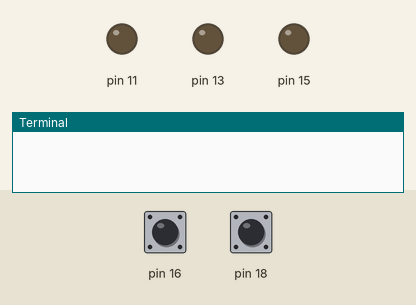
The program below on a simulated Raspberry Pi (header pin numbers). Parts: output pins drawn as LEDs (lit = HIGH), the last lines printed to the terminal. Inputs (shaded band) come from the test bench; at power-on: pin 16 HIGH, pin 18 HIGH.

Above: at 1.2 s.
1.3 s: pin 16 pulled LOW for 0.15 s
At 1.9 s:
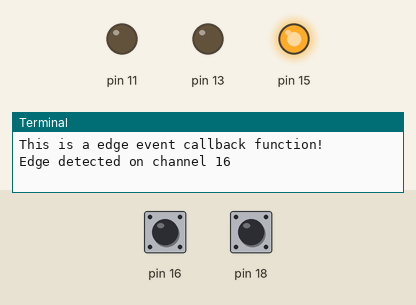
2.9 s: pin 16 pulled LOW for 1 s
At 3.2 s:
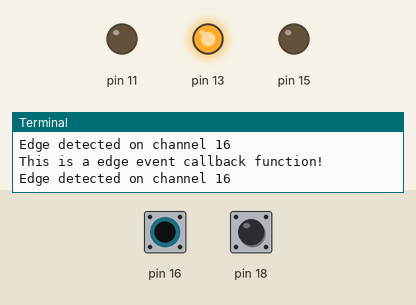
5.4 s: pin 16 pulled LOW for 0.15 s
At 6.4 s:
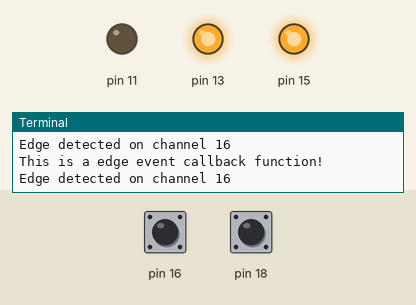
7.0 s: pin 16 pulled LOW for 3.2 s
At 7.7 s:
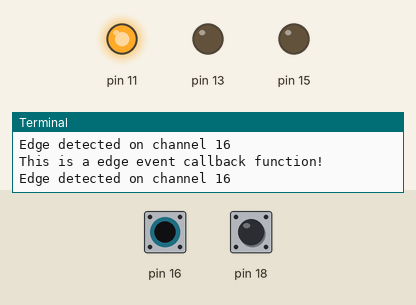
11.7 s: pin 16 pulled LOW for 0.15 s
At 12.3 s:
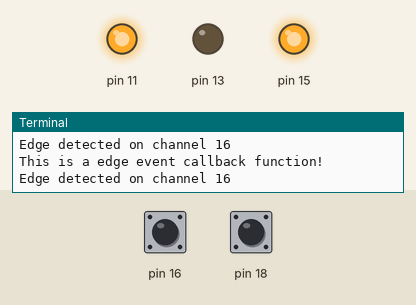
13.3 s: pin 16 pulled LOW for 1 s
At 13.6 s:
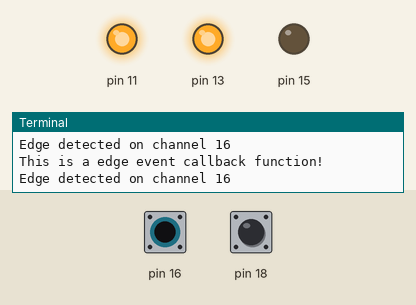
Timing chart, 0 to 16.3 s (numbered marks = the images above; inputs shaded):
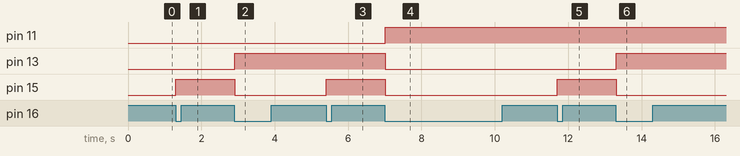

Measured:
- after the input at 1.3 s, pin 15: LOW → HIGH at once
- after the input at 2.9 s, pin 13: LOW → HIGH at once; pin 15: HIGH → LOW at once
- after the input at 5.4 s, pin 15: LOW → HIGH at once
- after the input at 7.0 s, pin 11: LOW → HIGH at once; pin 13, pin 15: HIGH → LOW at once
- after the input at 11.7 s, pin 15: LOW → HIGH at once
- after the input at 13.3 s, pin 13: LOW → HIGH at once; pin 15: HIGH → LOW at once

The program:

Git__Bash__and_GPIO.py
```python
#!/usr/bin/python3
"""
Names: <Tapiwa Matar>
Student Number: <MTRTAP003>
Prac: <Prac 1>
Date: <31/07/2019>
"""

# import Relevant Librares
import RPi.GPIO as GPIO
import itertools
import time

#definition
count =0 #count value to keep count of iterations
binn = list(itertools.product([0,1], repeat=3)) # list of binary numbers 0-7

#GPIO SETUP
GPIO.setmode(GPIO.BOARD) # sets GPIO to board
GPIO.setup(11, GPIO.OUT) # configures GPIO 11 to output
GPIO.setup(13, GPIO.OUT) # configures GPIO 13 to output
GPIO.setup(15, GPIO.OUT) # configures GPIO 15 to output
GPIO.setup(16, GPIO.IN, pull_up_down=GPIO.PUD_UP) # configures GPIO 16 to input, with pull up resistor
GPIO.setup(18, GPIO.IN, pull_up_down=GPIO.PUD_UP) # configures GPIO 18 to input, with pull up resistor
GPIO.output(11, 0) #initialize the gpio with output low
GPIO.output(13, 0)
GPIO.output(15, 0)

#mycallback for interuption
def my_callback(channel):
    global count #call to  global count
    if channel == 16:
        count = count + 1 # change direction of iteration to sum
        print('This is a edge event callback function!')
        print('Edge detected on channel 16')
    elif channel ==  18:
        count = count -1 # change direction of iteration to subtraction
        print('This is a edge event callback function!')
        print('Edge detected on channel 18')

# Logic
def main():
    global count  # call to global count value
    while True:
        time.sleep(0.01) # sleep time to allow cpu to do other things
        if GPIO.event_detected(16) or GPIO.event_detected(18): #if either buttons are pressed
            if count ==8: #if iteration overflows to 8 return to 0
                count = 0
                GPIO.output(11, binn[count][0]) # displays binary 0 after 8 overflow
                GPIO.output(13, binn[count][1])
                GPIO.output(15, binn[count][2])
            elif count ==-1: # if iteration overflows to -1 return to 7
                count = 7
                GPIO.output(11, binn[count][0]) #displays binary 7 after -1 overflow
                GPIO.output(13, binn[count][1])
                GPIO.output(15, binn[count][2])
            elif count>=0 and count <=7: # check if number is in range [0, 7]
                GPIO.output(11, binn[count][0]) #sets the output at gpio with reference to binary represantation of count
                GPIO.output(13, binn[count][1])
                GPIO.output(15, binn[count][2])

# add rising edge detection on a channel, ignoring further edges for 200ms for switch bounce handling
GPIO.add_event_detect(16, GPIO.FALLING, callback=my_callback, bouncetime=300)
# add rising edge detection on a channel, ignoring further edges for 200ms for switch bounce handling
GPIO.add_event_detect(18, GPIO.FALLING, callback=my_callback, bouncetime=300)

# Only run the functions if
if __name__ == "__main__":
    # Make sure the GPIO is stopped correctly
    try:
        while True:
            main()
    except KeyboardInterrupt:
        print("Exiting gracefully")
        # Turn off your GPIOs here
        GPIO.cleanup()
    except Exception as e:
        GPIO.cleanup()
        print("Some other error occurred")
        print(e.message)
```
